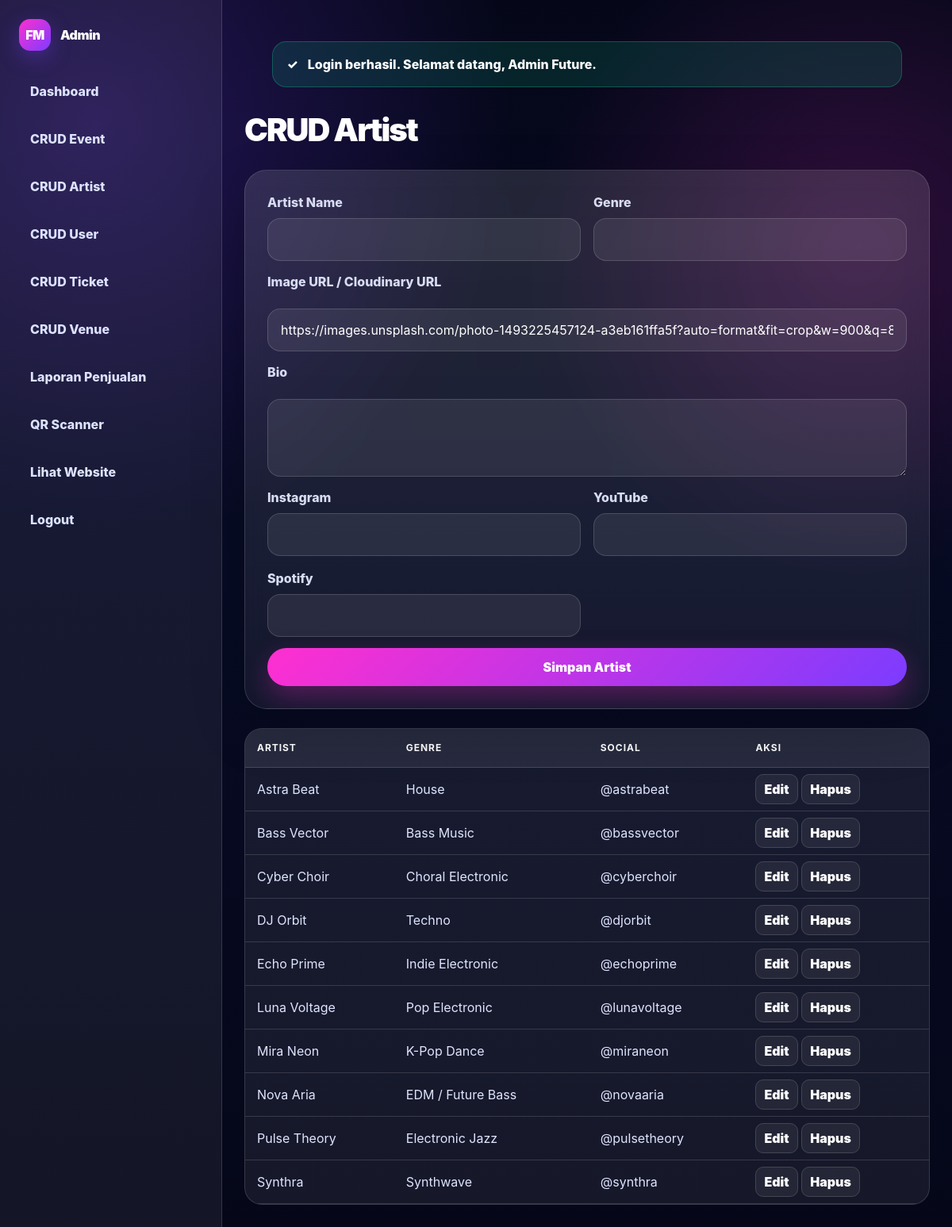
Screenshot of /admin/artists.php (signed in) with the database file from the repository.
### tables this page shows
CREATE TABLE artists (
    id_artist INT AUTO_INCREMENT PRIMARY KEY,
    artist_name VARCHAR(150) NOT NULL,
    genre VARCHAR(100) NOT NULL,
    bio TEXT NOT NULL,
    image_url VARCHAR(255) NOT NULL,
    instagram VARCHAR(120) NULL,
    youtube VARCHAR(120) NULL,
    spotify VARCHAR(120) NULL,
    created_at TIMESTAMP DEFAULT CURRENT_TIMESTAMP
);

### admin/artists.php (the view, shortened to what this page needs)
<?php
include '../config/database.php';
$edit_id=(int)($_GET['edit'] ?? 0);
$edit=$edit_id?db_one("SELECT * FROM artists WHERE id_artist=$edit_id"):null;
$rows=db_all("SELECT * FROM artists ORDER BY artist_name");
include '../includes/admin_header.php';show_flash();
?>
<h1 class="admin-title">CRUD Artist</h1>
<div class="form-card mb-6"><form method="POST" class="crud-form" data-validate-form novalidate>
<div class="form-grid"><div><label>Artist Name</label><input class="input" name="artist_name" value="<?= e($edit['artist_name']??''); ?>" data-validate data-required="true" data-min="2" data-label="Nama artist"></div><div><label>Genre</label><input class="input" name="genre" value="<?= e($edit['genre']??''); ?>" data-validate data-required="true" data-min="2" data-label="Genre"></div></div>
<label>Image URL / Cloudinary URL</label><input class="input" name="image_url" value="<?= e($edit['image_url']??'https://images.unsplash.com/photo-1493225457124-a3eb161ffa5f?auto=format&fit=crop&w=900&q=80'); ?>" data-validate data-required="true" data-label="Image URL">
<label>Bio</label><textarea name="bio" rows="4" data-validate data-required="true" data-min="10" data-label="Bio artist"><?= e($edit['bio']??''); ?></textarea>
<div class="form-grid"><div><label>Instagram</label><input class="input" name="instagram" value="<?= e($edit['instagram']??''); ?>"></div><div><label>YouTube</label><input class="input" name="youtube" value="<?= e($edit['youtube']??''); ?>"></div><div><label>Spotify</label><input class="input" name="spotify" value="<?= e($edit['spotify']??''); ?>"></div></div>
<button class="primary-btn">Simpan Artist</button>
</form></div>
<div class="table-wrap"><table><thead><tr><th>Artist</th><th>Genre</th><th>Social</th><th>Aksi</th></tr></thead><tbody><?php foreach($rows as $r): ?><tr><td><?= e($r['artist_name']); ?></td><td><?= e($r['genre']); ?></td><td><?= e($r['instagram']); ?></td><td><a class="action-link" href="?edit=<?= (int)$r['id_artist']; ?>">Edit</a> <a class="action-link" data-confirm="Hapus artist?" href="?delete=<?= (int)$r['id_artist']; ?>">Hapus</a></td></tr><?php endforeach; ?></tbody></table></div>
<?php include '../includes/admin_footer.php'; ?>

### assets/css/style.css (style rules this page uses)
:root { --dark:#06091f; --dark2:#080b2a; --panel:rgba(255,255,255,.07); --panel2:rgba(255,255,255,.11); --line:rgba(255,255,255,.14); --white:#ffffff; --muted:#aab2d5; --pink:#ff2fd0; --purple:#7c3cff; --cyan:#47e5ff; --blue:#101a4d; --shadow:0 24px 80px rgba(0,0,0,.35); }
* { box-sizing:border-box }
html { scroll-behavior:smooth }
body { margin:0; font-family:Inter,ui-sans-serif,system-ui,-apple-system,BlinkMacSystemFont,"Segoe UI",sans-serif; color:var(--white); background: radial-gradient(circle at 10% 10%, rgba(124,60,255,.25), transparent 30%), radial-gradient(circle at 90% 20%, rgba(255,47,208,.18), transparent 25%), linear-gradient(180deg,#050719 0%,#070b24 45%,#050719 100%); min-height:100vh; }
a { text-decoration:none;color:inherit }
button,input,select,textarea { font:inherit }
.primary-btn,.ghost-btn,.icon-btn { border:0;border-radius:999px;padding:12px 20px;font-weight:900;cursor:pointer; display:inline-flex;align-items:center;justify-content:center;gap:8px; }
.primary-btn { background:linear-gradient(135deg,var(--pink),var(--purple)); color:#fff;box-shadow:0 14px 34px rgba(255,47,208,.28); }
.event-card,.artist-card,.glass-card,.ticket-card,.form-card { border:1px solid var(--line); background:linear-gradient(180deg,rgba(255,255,255,.12),rgba(255,255,255,.055)); border-radius:28px; overflow:hidden; box-shadow:0 24px 70px rgba(0,0,0,.2); backdrop-filter:blur(16px); }
.form-card { padding:28px }
.form-grid { display:grid;grid-template-columns:1fr 1fr;gap:16px }
.input, .select, textarea { width:100%;border:1px solid rgba(255,255,255,.15);background:rgba(255,255,255,.08); color:#fff;border-radius:16px;padding:14px 16px;outline:none; }
.input::placeholder, textarea::placeholder { color:#9ea6c9 }
label { display:block;margin:0 0 8px;color:#d8dcf3;font-weight:800 }
.table-wrap { overflow:auto;border:1px solid var(--line);border-radius:22px;background:rgba(255,255,255,.07) }
table { width:100%;border-collapse:collapse;min-width:760px }
th,td { padding:15px;border-bottom:1px solid var(--line);text-align:left }
th { color:#fff;font-size:12px;text-transform:uppercase;letter-spacing:.08em;background:rgba(255,255,255,.07) }
td { color:#dfe4ff }
.action-link { font-weight:900;color:#fff;border:1px solid var(--line);padding:8px 10px;border-radius:10px;background:rgba(255,255,255,.06) }
.admin-title { font-size:40px;font-weight:1000;letter-spacing:-.05em;margin-bottom:20px }
.crud-form { display:grid;gap:14px }

### rows the page displays
artists: artist_name "Astra Beat", genre "House", instagram "@astrabeat"
artists: artist_name "Bass Vector", genre "Bass Music", instagram "@bassvector"
artists: artist_name "Cyber Choir", genre "Choral Electronic", instagram "@cyberchoir"
artists: artist_name "DJ Orbit", genre "Techno", instagram "@djorbit"
artists: artist_name "Echo Prime", genre "Indie Electronic", instagram "@echoprime"
artists: artist_name "Luna Voltage", genre "Pop Electronic", instagram "@lunavoltage"
artists: artist_name "Mira Neon", genre "K-Pop Dance", instagram "@miraneon"
artists: artist_name "Nova Aria", genre "EDM / Future Bass", instagram "@novaaria"
artists: artist_name "Pulse Theory", genre "Electronic Jazz", instagram "@pulsetheory"
artists: artist_name "Synthra", genre "Synthwave", instagram "@synthra"

### other values shown
$flash['message'] "Login berhasil. Selamat datang, Admin Future."
